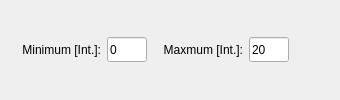
                      <widget class="QWidget" name="OthersNormalizeWidget" native="true">
                       <layout class="QGridLayout" name="gridLayout_13">
                        <item row="0" column="0">
                         <widget class="QLabel" name="OthersNormalizeMinimumLabel">
                          <property name="sizePolicy">
                           <sizepolicy hsizetype="Fixed" vsizetype="Fixed">
                            <horstretch>0</horstretch>
                            <verstretch>0</verstretch>
                           </sizepolicy>
                          </property>
                          <property name="minimumSize">
                           <size>
                            <width>90</width>
                            <height>25</height>
                           </size>
                          </property>
                          <property name="maximumSize">
                           <size>
                            <width>16777215</width>
                            <height>16777215</height>
                           </size>
                          </property>
                          <property name="text">
                           <string>Minimum [Int.]:</string>
                          </property>
                          <property name="alignment">
                           <set>Qt::AlignRight|Qt::AlignTrailing|Qt::AlignVCenter</set>
                          </property>
                         </widget>
                        </item>
                        <item row="0" column="3">
                         <widget class="QLabel" name="OthersNormalizeMaxmumLabel">
                          <property name="sizePolicy">
                           <sizepolicy hsizetype="Fixed" vsizetype="Fixed">
                            <horstretch>0</horstretch>
                            <verstretch>0</verstretch>
                           </sizepolicy>
                          </property>
                          <property name="minimumSize">
                           <size>
                            <width>90</width>
                            <height>25</height>
                           </size>
                          </property>
                          <property name="maximumSize">
                           <size>
                            <width>16777215</width>
                            <height>16777215</height>
                           </size>
                          </property>
                          <property name="text">
                           <string>Maxmum [Int.]:</string>
                          </property>
                          <property name="alignment">
                           <set>Qt::AlignRight|Qt::AlignTrailing|Qt::AlignVCenter</set>
                          </property>
                         </widget>
                        </item>
                        <item row="0" column="2">
                         <widget class="QLineEdit" name="OthersNormalizeMinimumValue">
                          <property name="sizePolicy">
                           <sizepolicy hsizetype="Fixed" vsizetype="Fixed">
                            <horstretch>0</horstretch>
                            <verstretch>0</verstretch>
                           </sizepolicy>
                          </property>
                          <property name="minimumSize">
                           <size>
                            <width>40</width>
                            <height>20</height>
                           </size>
                          </property>
                          <property name="maximumSize">
                           <size>
                            <width>40</width>
                            <height>25</height>
                           </size>
                          </property>
                          <property name="text">
                           <string>0</string>
                          </property>
                         </widget>
                        </item>
                        <item row="0" column="4">
                         <widget class="QLineEdit" name="OthersNormalizeMaxmumValue">
                          <property name="sizePolicy">
                           <sizepolicy hsizetype="Fixed" vsizetype="Fixed">
                            <horstretch>0</horstretch>
                            <verstretch>0</verstretch>
                           </sizepolicy>
                          </property>
                          <property name="minimumSize">
                           <size>
                            <width>40</width>
                            <height>20</height>
                           </size>
                          </property>
                          <property name="maximumSize">
                           <size>
                            <width>40</width>
                            <height>25</height>
                           </size>
                          </property>
                          <property name="text">
                           <string>20</string>
                          </property>
                         </widget>
                        </item>
                        <item row="0" column="5">
                         <spacer name="OthersNormalizeSpacer">
                          <property name="orientation">
                           <enum>Qt::Horizontal</enum>
                          </property>
                          <property name="sizeHint" stdset="0">
                           <size>
                            <width>40</width>
                            <height>20</height>
                           </size>
                          </property>
                         </spacer>
                        </item>
                       </layout>
                      </widget>
